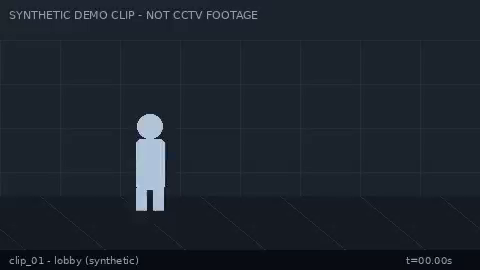
#> input picture frame 0 of dashboard/frontend/public/clips/clip_01.mp4, 480 x 270 px, given in place of video1.avi, which was not available
$ jupyter execute --allow-errors C4_abandoned_object.ipynb   (shell and % lines are left out)
#> lines starting #> are read from the running program, lines starting #| are printed output that depends on the picture; pictures that were not available may be replaced by others from this repository, and a replacement may not be noted
[cell 1]
from google.colab import drive
drive.mount('/content/drive')

import os
aboda_path = '/content/drive/MyDrive/J26-DS-320/datasets/aboda'
#> (the rest of this cell did not finish here and is left out)

[cell 2]

import cv2
import os
import matplotlib.pyplot as plt
import numpy as np

aboda_path = '/content/drive/MyDrive/J26-DS-320/datasets/aboda'

# Filter out Mac hidden files
#> (the rest of this cell did not finish here and is left out)

[cell 3]
def show_video_grid(video_name, interval_sec=5, cols=6):
#> called with video_name = 'video1.avi', interval_sec = 5, cols = 6
    path = os.path.join(aboda_path, video_name)
    cap = cv2.VideoCapture(path)
    fps = cap.get(cv2.CAP_PROP_FPS)
    total_frames = int(cap.get(cv2.CAP_PROP_FRAME_COUNT))
    duration = total_frames / fps

    print(f"{video_name}: {total_frames} frames, {fps:.1f} fps, {duration:.1f} sec")

    frame_step = int(fps * interval_sec)
    frame_indices = list(range(0, total_frames, frame_step))

    rows = (len(frame_indices) + cols - 1) // cols
    fig, axes = plt.subplots(rows, cols, figsize=(cols*2.5, rows*2.5))
    axes = axes.flatten() if rows > 1 else [axes] if cols == 1 else axes

    for i, idx in enumerate(frame_indices):
        cap.set(cv2.CAP_PROP_POS_FRAMES, idx)
        ret, frame = cap.read()
        if ret:
            frame_rgb = cv2.cvtColor(frame, cv2.COLOR_BGR2RGB)
            axes[i].imshow(frame_rgb)
            axes[i].set_title(f"f{idx}", fontsize=9)
        axes[i].axis('off')
#> this loop made 3 passes
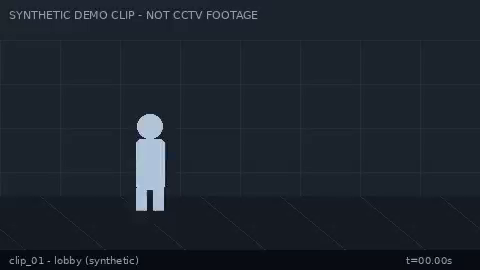
#> input picture frame 0 of dashboard/frontend/public/clips/clip_01.mp4, 480 x 270 px, given in place of video1.avi, which was not available
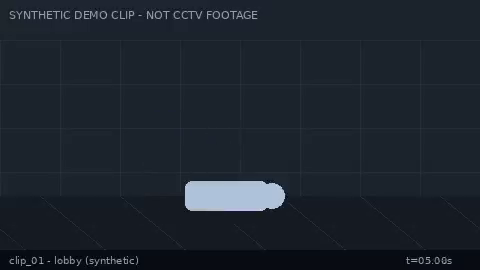
#> input picture frame 60 of dashboard/frontend/public/clips/clip_01.mp4, 480 x 270 px, given in place of video1.avi, which was not available

    for j in range(len(frame_indices), len(axes)):
        axes[j].axis('off')

    plt.tight_layout()
    plt.show()
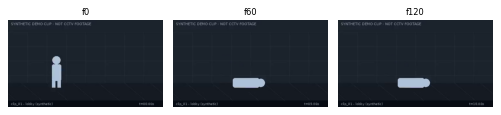
#> figure drawn by matplotlib, 3 panels
    cap.release()
    return total_frames, fps

# Try it on video1 first
show_video_grid('video1.avi', interval_sec=5)

[cell 4]
def zoom_range(video_name, start_frame, end_frame, step=10):
#> called with video_name = 'video1.avi', start_frame = 1341, end_frame = 1490, step = 15
    path = os.path.join(aboda_path, video_name)
    cap = cv2.VideoCapture(path)

    frame_indices = list(range(start_frame, end_frame + 1, step))
    cols = 5
    rows = (len(frame_indices) + cols - 1) // cols
    fig, axes = plt.subplots(rows, cols, figsize=(cols*3, rows*3))
    axes = axes.flatten() if rows > 1 else axes

    for i, idx in enumerate(frame_indices):
        cap.set(cv2.CAP_PROP_POS_FRAMES, idx)
        ret, frame = cap.read()
        if ret:
            frame_rgb = cv2.cvtColor(frame, cv2.COLOR_BGR2RGB)
            axes[i].imshow(frame_rgb)
            axes[i].set_title(f"f{idx}", fontsize=10)
        axes[i].axis('off')

    for j in range(len(frame_indices), len(axes)):
        axes[j].axis('off')

    plt.tight_layout()
    plt.show()
    cap.release()

# Zoom into the window where the bag gets left behind
zoom_range('video1.avi', 1341, 1490, step=15)

[cell 5]
aboda_labels = {
    'video1.avi': {
        'abandonment_frame': 1431,
        'total_frames': 2189,
        'fps': 29.97,
        'notes': 'Backpack left on floor as two people walk away together'
    }
}
print(aboda_labels)

[cell 6]
show_video_grid('video2.avi', interval_sec=5)

[cell 7]
zoom_range('video2.avi', 1043, 1341, step=30)

[cell 8]
def show_video_grid_big(video_name, interval_sec=3, cols=5, figsize_per=4):
#> called with video_name = 'video2.avi', interval_sec = 3, cols = 5, figsize_per = 4
    path = os.path.join(aboda_path, video_name)
    cap = cv2.VideoCapture(path)
    fps = cap.get(cv2.CAP_PROP_FPS)
    total_frames = int(cap.get(cv2.CAP_PROP_FRAME_COUNT))

    frame_step = int(fps * interval_sec)
    frame_indices = list(range(0, total_frames, frame_step))

    rows = (len(frame_indices) + cols - 1) // cols
    fig, axes = plt.subplots(rows, cols, figsize=(cols*figsize_per, rows*figsize_per))
    axes = axes.flatten()

    for i, idx in enumerate(frame_indices):
        cap.set(cv2.CAP_PROP_POS_FRAMES, idx)
        ret, frame = cap.read()
        if ret:
            frame_rgb = cv2.cvtColor(frame, cv2.COLOR_BGR2RGB)
            axes[i].imshow(frame_rgb)
            axes[i].set_title(f"f{idx}", fontsize=10)
        axes[i].axis('off')
#> this loop made 4 passes
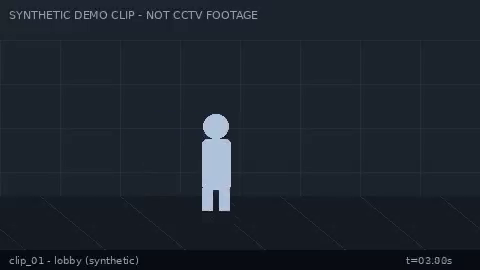
#> input picture frame 36 of dashboard/frontend/public/clips/clip_01.mp4, 480 x 270 px, given in place of video2.avi, which was not available

    for j in range(len(frame_indices), len(axes)):
        axes[j].axis('off')

    plt.tight_layout()
    plt.show()
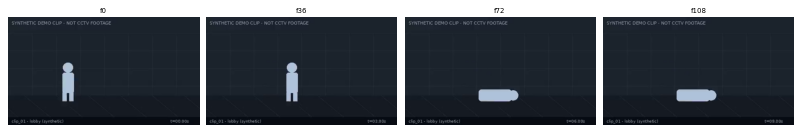
#> figure drawn by matplotlib, 4 panels
    cap.release()

show_video_grid_big('video2.avi', interval_sec=3, cols=5, figsize_per=4)

[cell 9]
aboda_labels['video2.avi'] = {
    'abandonment_frame': None,
    'total_frames': 2818,
    'fps': 30.0,
    'notes': 'No abandonment event visible at current sampling resolution - needs full-res review or may be a distractor/negative sequence'
}

[cell 10]
show_video_grid_big('video3.avi', interval_sec=3, cols=5, figsize_per=4)

[cell 11]
zoom_range('video3.avi', 1600, 1780, step=15)

[cell 12]
zoom_range('video3.avi', 1705, 1755, step=5)

[cell 13]
aboda_labels['video3.avi'] = {
    'abandonment_frame': 1755,
    'total_frames': 2818,  # update if different - check your earlier print
    'fps': 30.0,
    'notes': 'Man in brown jacket crouches to set down bag near manhole cover, then walks away'
}

[cell 14]
show_video_grid_big('video4.avi', interval_sec=3, cols=5, figsize_per=4)

[cell 15]
zoom_range('video4.avi', 440, 650, step=15)

[cell 16]
aboda_labels['video4.avi'] = {
    'abandonment_frame': 455,
    'total_frames': None,  # paste the real total_frames from your show_video_grid_big output
    'fps': 30.0,
    'notes': 'Man in brown jacket sets bag down near blue utility box, lingers, then walks away ~f620'
}

[cell 17]
show_video_grid_big('video5.avi', interval_sec=3, cols=5, figsize_per=4)

[cell 18]
zoom_range('video5.avi', 1513, 1780, step=15)

[cell 19]
zoom_range('video5.avi', 1513, 1780, step=15)

[cell 20]
zoom_range('video5.avi', 890, 1513, step=60)

[cell 21]
zoom_range('video5.avi', 1010, 1070, step=5)

[cell 22]
aboda_labels['video5.avi'] = {
    'abandonment_frame': 1070,
    'total_frames': 3293,  # paste real value if different from what you saw in the coarse grid
    'fps': 30.0,
    'notes': 'Night-vision angle, low resolution. Object placement point approximate (f1010-1070 window) - too small to pinpoint exact frame at this resolution. Object confirmed stationary and separated from all people by f1513.'
}

[cell 23]
show_video_grid_big('video6.avi', interval_sec=3, cols=5, figsize_per=4)

[cell 24]
show_video_grid_big('video6.avi', interval_sec=10, cols=5, figsize_per=4)

[cell 25]
zoom_range('video6.avi', 3289, 3588, step=15)

[cell 26]
aboda_labels['video6.avi'] = {
    'abandonment_frame': 3484,
    'total_frames': 6700,  # update with the real total_frames/fps you saw printed for video6
    'fps': 30.0,
    'notes': 'Person crouches near pillar, sets object down, stands and walks away ~f3484. Note: a second person later interacts near the same spot around f5382-5681 - worth checking separately (could be pickup/collection, or a different scenario phase).'
}

[cell 27]
zoom_range('video6.avi', 5382, 5681, step=15)

[cell 28]
show_video_grid_big('video7.avi', interval_sec=10, cols=5, figsize_per=4)

[cell 29]
zoom_range('video7.avi', 3588, 3887, step=15)

[cell 30]
zoom_range('video7.avi', 3289, 3588, step=15)

[cell 31]
zoom_range('video7.avi', 3574, 3603, step=3)

[cell 32]
aboda_labels['video7.avi'] = {
    'abandonment_frame': 3550,
    'total_frames': 4785,  # update with real total_frames/fps for video7
    'fps': 30.0,
    'notes': 'Person enters classroom carrying purple bag (~f3334), walks around holding it, sets it on desk ~f3550, continues walking around room without leaving frame. Unusual pattern: owner loiters nearby rather than exiting immediately.'
}

[cell 33]
show_video_grid_big('video8.avi', interval_sec=10, cols=5, figsize_per=4)

[cell 34]
zoom_range('video8.avi', 3289, 3588, step=15)

[cell 35]
zoom_range('video8.avi', 3574, 3600, step=3)

[cell 36]
aboda_labels['video8.avi'] = {
    'abandonment_frame': 3550,
    'total_frames': 4600,  # update with real total_frames/fps for video8
    'fps': 30.0,
    'notes': 'Person enters classroom carrying hard case/briefcase (~f3289), sets it on desk ~f3550, lingers nearby before eventually leaving frame.'
}

[cell 37]
show_video_grid_big('video9.avi', interval_sec=10, cols=5, figsize_per=4)

[cell 38]
zoom_range('video9.avi', 598, 1196, step=30)

[cell 39]
zoom_range('video9.avi', 1168, 1196, step=4)

[cell 40]
aboda_labels['video9.avi'] = {
    'abandonment_frame': 1168,
    'total_frames': 2393,  # update with real total_frames/fps for video9
    'fps': 30.0,
    'notes': 'Person enters classroom carrying purple bag (~f598), sets it on desk, walking away by f1168'
}

[cell 41]
show_video_grid_big('video10.avi', interval_sec=10, cols=5, figsize_per=4)

[cell 42]
zoom_range('video10.avi', 1196, 1495, step=15)

[cell 43]
aboda_labels['video10.avi'] = {
    'abandonment_frame': 1421,
    'total_frames': 2094,  # update with real total_frames/fps for video10
    'fps': 30.0,
    'notes': 'Person enters classroom with dark bag (~f1196), sets it on desk ~f1226, lingers checking phone, walks away starting f1421'
}

[cell 44]
show_video_grid_big('video11.avi', interval_sec=10, cols=5, figsize_per=4)

[cell 45]
zoom_range('video11.avi', 0, 1500, step=100)

[cell 46]
zoom_range('video11.avi', 1000, 1200, step=20)

[cell 47]
aboda_labels['video11.avi'] = {
    'abandonment_frame': None,
    'total_frames': 4600,  # update with real total_frames/fps for video11
    'fps': 30.0,
    'notes': 'Crowded mall/plaza scene with constant dense foot traffic throughout. No clear single abandonment event identifiable at available resolution - likely intended as a negative/distractor sequence for testing false-positive rate in crowded conditions, consistent with ABODA README description of "crowded scenes" as a challenge case.'
}

[cell 48]
import json

save_path = '/content/drive/MyDrive/J26-DS-320/datasets/aboda_labels.json'
with open(save_path, 'w') as f:
    json.dump(aboda_labels, f, indent=2)

print("Saved! Contents:")
print(json.dumps(aboda_labels, indent=2))

[cell 49]
cap = cv2.VideoCapture(os.path.join(aboda_path, 'video4.avi'))
total = int(cap.get(cv2.CAP_PROP_FRAME_COUNT))
fps = cap.get(cv2.CAP_PROP_FPS)
cap.release()
print(total, fps)

aboda_labels['video4.avi']['total_frames'] = total
aboda_labels['video4.avi']['fps'] = fps

with open(save_path, 'w') as f:
    json.dump(aboda_labels, f, indent=2)
print("Updated and saved.")

[cell 50]

import cv2
import numpy as np

# Quick test: background subtraction on video1
cap = cv2.VideoCapture(os.path.join(aboda_path, 'video1.avi'))
backSub = cv2.createBackgroundSubtractorMOG2(history=500, varThreshold=16, detectShadows=True)

frame_count = 0
fg_mask = None
while True:
    ret, frame = cap.read()
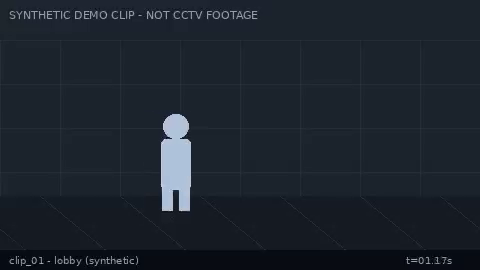
#> input picture frame 14 of dashboard/frontend/public/clips/clip_01.mp4, 480 x 270 px, given in place of video1.avi, which was not available
#> frame is the input picture: shape (270, 480, 3); mean B, G, R 45.1, 35.9, 28.6
    if not ret:
        break
    fg_mask = backSub.apply(frame)
#> fg_mask: shape (270, 480); every value is 127
    frame_count += 1
    if frame_count == 1450:  # near our labeled abandonment frame for video1 (1431)
        break

cap.release()

# Visualize the mask at this frame
plt.figure(figsize=(12, 5))
plt.subplot(1, 2, 1)
plt.imshow(cv2.cvtColor(frame, cv2.COLOR_BGR2RGB))
plt.title(f"Frame {frame_count}")
plt.axis('off')

plt.subplot(1, 2, 2)
plt.imshow(fg_mask, cmap='gray')
plt.title("Foreground mask")
plt.axis('off')
plt.show()
